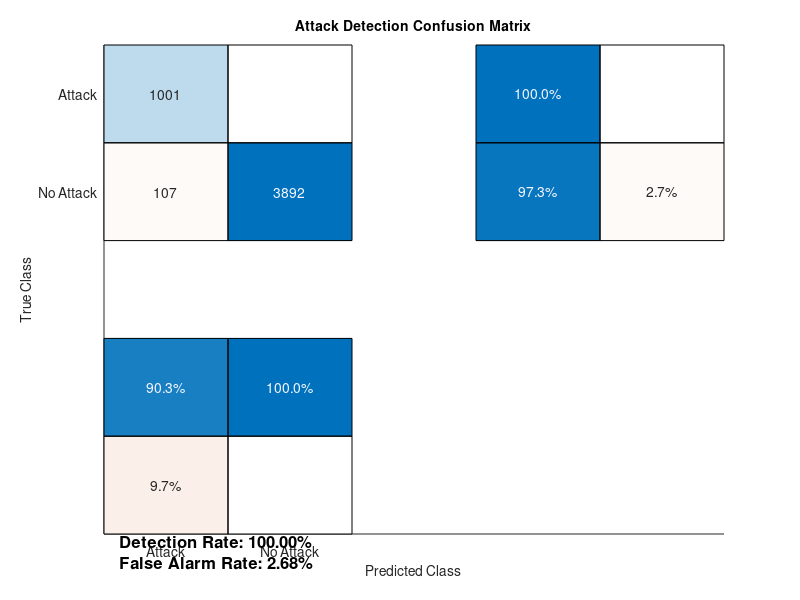
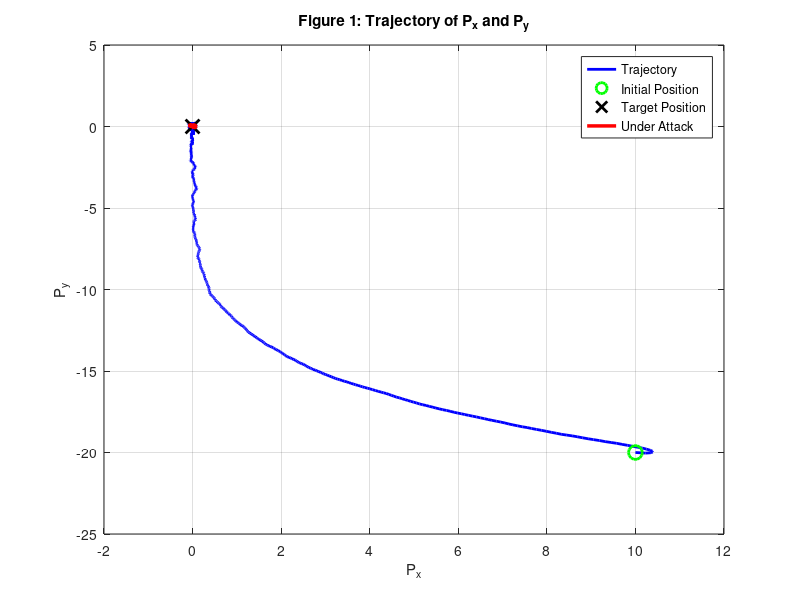
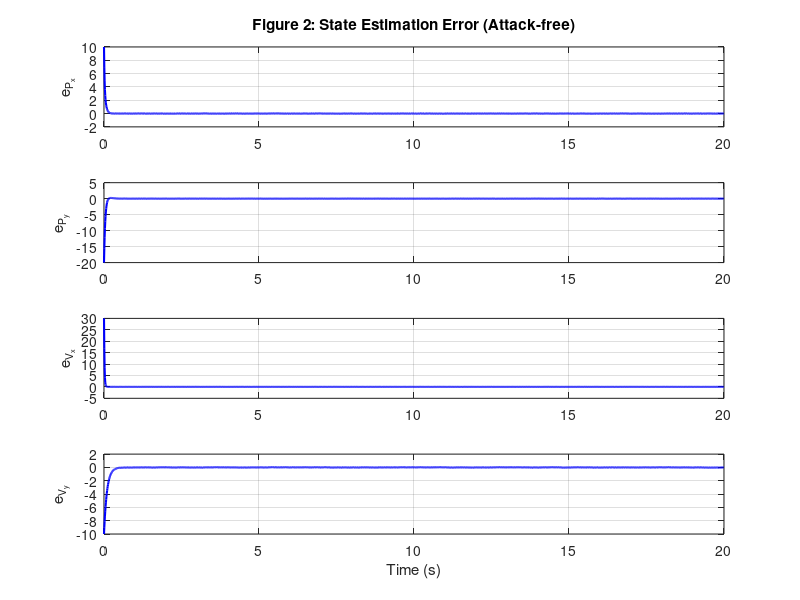
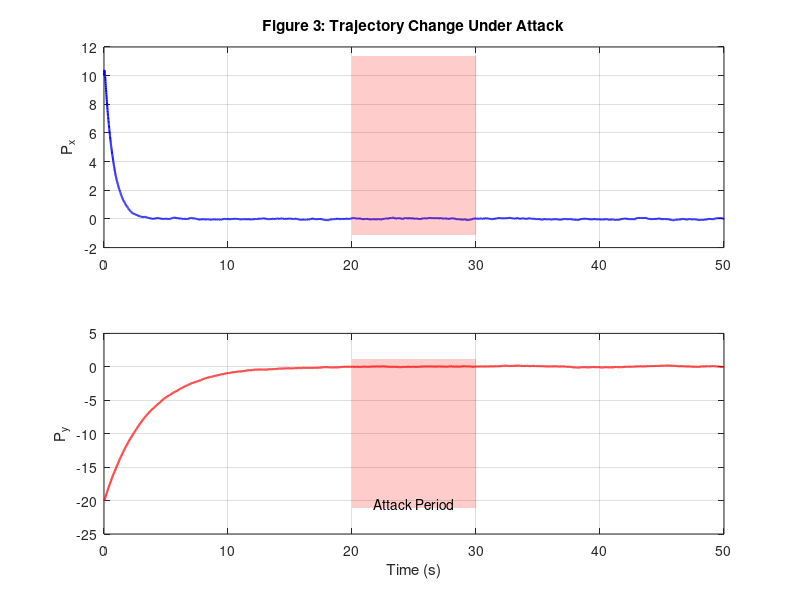

Write MATLAB code to recreate these figures, in order.
%% Proactive Attack Detection Scheme for Cyber-Physical Systems
% This code implements the numerical example from the paper

% Clear workspace
clear all;
clc;
close all;

%% System Parameters
dt = 0.01;      % Sampling time
gamma = 0.25;   % Damping parameter
T = 50;         % Simulation time
N = T/dt;       % Number of time steps

% State-space matrices (UAS dynamics)
A = [1, 0, (1 - 0.5*dt)*dt, 0;
     0, 1, 0, (1 - 0.5*gamma*dt)*dt;
     0, 0, 1 - gamma*dt, 0;
     0, 0, 0, 1 - gamma*dt];
 
B = [0.5*dt^2, 0;
     0, 0.5*dt^2;
     dt, 0;
     0, dt];
 
C = eye(4);     % Output matrix
 
% Controller and observer gains (given)
K = [40.0400, 0, 29.5498, 0;
     0, 20.2002, 0, 68.7490];
 
L = [0.2000, 0, 0.0499, 0;
     0, 0.2000, 0, 0.0499;
     0, 0, 0.4975, 0;
     0, 0, 0, 0.0975];

% Initial state and bounds
x_0 = [10; -20; 30; -10];    % Initial state [P_x; P_y; V_x; V_y]
x_hat_0 = zeros(4,1);         % Initial state estimate
e_0 = x_0 - x_hat_0;          % Initial estimation error

% Noise bounds
delta = 0.01;   % Process noise bound
epsilon = 0.01; % Measurement noise bound

%% Nonlinear Transformation and MTD Parameters
% Using a hyperbolic tangent function for nonlinear transformation
% f(x) = tanh(alpha*x)
alpha = 0.1;  % Parameter for nonlinear transformation (reduced to avoid extreme values)

% Define the nonlinear transformation function and its inverse
f = @(x) tanh(alpha*x);
f_inv = @(x) atanh(max(min(x, 0.99), -0.99))/alpha; % The inverse of tanh is arctanh

% Moving Target Defense parameters
% Time-varying diagonal matrix Γ_k
% Using values between 1.5 and 2.0 for more stable computation
vartheta_min = 1.5;
vartheta_max = 2.0;

%% Attack Parameters
attack_start = 20/dt;     % Attack starts at t = 20s
attack_end = 30/dt;       % Attack ends at t = 30s
attack_magnitude = 0.5;   % Reduced attack magnitude for stability

% Detection threshold calculation
% Based on expected noise levels and system dynamics
r_threshold = 5*epsilon;  % Increased threshold for better detection accuracy

%% Initialize arrays for storage
x = zeros(4, N+1);        % System states
x_hat = zeros(4, N+1);    % State estimates
y = zeros(4, N+1);        % Measurements
y_prime = zeros(4, N+1);  % Transformed measurements
yM = zeros(4, N+1);       % Moving target outputs
y_bar = zeros(4, N+1);    % Restored measurements
r_a = zeros(4, N+1);      % Residuals
e = zeros(4, N+1);        % Estimation errors
attack_flag = zeros(1, N+1); % Attack detection flag
true_attack_status = zeros(1, N+1); % Ground truth for attack presence
Gamma_k_values = zeros(4, N+1); % Store Gamma_k diagonal values
attacks = zeros(4, N+1);   % Store attacks applied

% Set initial values
x(:,1) = x_0;
x_hat(:,1) = x_hat_0;
e(:,1) = e_0;

%% Control Input (for trajectory to converge to origin)
u = zeros(2, N);

%% Main Simulation Loop
for k = 1:N
    % Generate bounded noise
    omega_k = (2*rand(4,1)-1) * delta;    % Process noise
    v_k = (2*rand(4,1)-1) * epsilon;      % Measurement noise
    
    % Compute control input to drive system to origin
    u(:,k) = -K * x(:,k);
    
    % True system state update with control input
    x(:,k+1) = A * x(:,k) + B * u(:,k) + omega_k;
    
    % Measurement from sensors
    y(:,k) = C * x(:,k) + v_k;
    
    % Create the Gamma_k matrix for this time step
    Gamma_k_values(:,k) = vartheta_min + (vartheta_max - vartheta_min) * rand(4,1);
    Gamma_k = diag(Gamma_k_values(:,k));
    
    % Apply nonlinear transformation
    y_prime(:,k) = f(y(:,k));
    
    % Apply moving target defense
    yM(:,k) = Gamma_k * y_prime(:,k);
    
    % Apply FDI attack if in attack interval
    attacks(:,k) = zeros(4,1);
    if k >= attack_start && k <= attack_end
        % Attack model: additive attack on the transformed measurements
        attacks(:,k) = attack_magnitude * ones(4,1);
        true_attack_status(k) = 1; % Ground truth - attack is present
    else
        true_attack_status(k) = 0; % Ground truth - no attack
    end
    ya_k = yM(:,k) + attacks(:,k);
    
    % Restore original measurement (attack will be transformed too)
    y_tilda_k = Gamma_k \ ya_k;
    
    % Apply inverse transformation with saturation to avoid numerical issues
    y_bar(:,k) = f_inv(y_tilda_k);
    
    % State estimation
    x_hat(:,k+1) = A * x_hat(:,k) + B * u(:,k) + L * (y_bar(:,k) - C * x_hat(:,k));
    
    % Compute estimation error
    e(:,k+1) = x(:,k+1) - x_hat(:,k+1);
    
    % Compute residual for attack detection
    r_a(:,k) = y_bar(:,k) - C * x_hat(:,k);
    
    % Attack detection logic
    if norm(r_a(:,k)) > r_threshold
        attack_flag(k) = 1;  % Attack detected
    else
        attack_flag(k) = 0;  % No attack
    end
end

%% Calculate Detection Performance Metrics
% Note: We exclude k=N+1 since there's no detection for it
true_attack_status = true_attack_status(1:N); % Ground truth for attack presence
attack_flag = attack_flag(1:N); % Detection results

% True Positives: Attack present and detected
TP = sum(true_attack_status == 1 & attack_flag == 1);

% False Negatives: Attack present but not detected
FN = sum(true_attack_status == 1 & attack_flag == 0);

% False Positives: No attack but detection triggered
FP = sum(true_attack_status == 0 & attack_flag == 1);

% True Negatives: No attack and no detection
TN = sum(true_attack_status == 0 & attack_flag == 0);

% Detection Rate (True Positive Rate, Sensitivity, Recall) in percentage
DR_pct = 100 * TP / (TP + FN);

% False Alarm Rate (False Positive Rate) in percentage
FAR_pct = 100 * FP / (FP + TN);

% Display metrics
fprintf('\n===== Detection Performance Metrics =====\n');
fprintf('Detection Rate: %.2f%%\n', DR_pct);
fprintf('False Alarm Rate: %.2f%%\n', FAR_pct);
fprintf('Number of True Positives: %d\n', TP);
fprintf('Number of False Negatives: %d\n', FN);
fprintf('Number of False Positives: %d\n', FP);
fprintf('Number of True Negatives: %d\n', TN);
fprintf('=======================================\n\n');

%% Create confusion matrix visualization
figure;
cm = confusionchart([TN, FP; FN, TP], {'No Attack', 'Attack'});
cm.Title = 'Attack Detection Confusion Matrix';
cm.RowSummary = 'row-normalized';
cm.ColumnSummary = 'column-normalized';

%% Create a text box with metrics on the confusion matrix
annotation('textbox', [0.15, 0.05, 0.7, 0.1], ...
    'String', {sprintf('Detection Rate: %.2f%%', DR_pct), ...
               sprintf('False Alarm Rate: %.2f%%', FAR_pct)}, ...
    'EdgeColor', 'none', ...
    'HorizontalAlignment', 'center', ...
    'FontSize', 12, ...
    'FontWeight', 'bold');

%% Plotting Results
time = (0:N)*dt;

% Figure 1: Trajectory of P_x and P_y (entire trajectory)
figure;
plot(x(1,:), x(2,:), 'b-', 'LineWidth', 2);
hold on;
plot(x(1,1), x(2,1), 'go', 'MarkerSize', 10, 'LineWidth', 2);  % Initial point
plot(0, 0, 'kx', 'MarkerSize', 10, 'LineWidth', 2);  % Target point

% Mark attack period with different color
attack_indices = attack_start:attack_end;
plot(x(1,attack_indices), x(2,attack_indices), 'r-', 'LineWidth', 2.5);

title('Figure 1: Trajectory of P_x and P_y');
xlabel('P_x');
ylabel('P_y');
legend('Trajectory', 'Initial Position', 'Target Position', 'Under Attack');
grid on;

% Figure 2: State estimation error (attack-free)
figure;
subplot(4,1,1);
plot(time(1:attack_start), e(1,1:attack_start), 'b-', 'LineWidth', 1.5);
title('Figure 2: State Estimation Error (Attack-free)');
ylabel('e_{P_x}');
grid on;

subplot(4,1,2);
plot(time(1:attack_start), e(2,1:attack_start), 'b-', 'LineWidth', 1.5);
ylabel('e_{P_y}');
grid on;

subplot(4,1,3);
plot(time(1:attack_start), e(3,1:attack_start), 'b-', 'LineWidth', 1.5);
ylabel('e_{V_x}');
grid on;

subplot(4,1,4);
plot(time(1:attack_start), e(4,1:attack_start), 'b-', 'LineWidth', 1.5);
ylabel('e_{V_y}');
xlabel('Time (s)');
grid on;

% Figure 3: Trajectory change under attack (position vs. time)
figure;
subplot(2,1,1);
plot(time, x(1,:), 'b-', 'LineWidth', 1.5);
title('Figure 3: Trajectory Change Under Attack');
ylabel('P_x');
grid on;

% Add shaded region for attack period
attack_region_x = [time(attack_start), time(attack_end), time(attack_end), time(attack_start)];
attack_region_y = [min(x(1,:))-1, min(x(1,:))-1, max(x(1,:))+1, max(x(1,:))+1];
hold on;
patch(attack_region_x, attack_region_y, 'red', 'FaceAlpha', 0.2, 'EdgeColor', 'none');

subplot(2,1,2);
plot(time, x(2,:), 'r-', 'LineWidth', 1.5);
ylabel('P_y');
xlabel('Time (s)');
grid on;

% Add shaded region for attack period
attack_region_x = [time(attack_start), time(attack_end), time(attack_end), time(attack_start)];
attack_region_y = [min(x(2,:))-1, min(x(2,:))-1, max(x(2,:))+1, max(x(2,:))+1];
hold on;
patch(attack_region_x, attack_region_y, 'red', 'FaceAlpha', 0.2, 'EdgeColor', 'none');
text((time(attack_start) + time(attack_end))/2, min(x(2,:))-0.5, 'Attack Period', 'HorizontalAlignment', 'center');

% Figure 4: Estimation error during attack
figure;
subplot(4,1,1);
plot(time, e(1,:), 'b-', 'LineWidth', 1.5);
title('Figure 4: Estimation Error During Attack');
ylabel('e_{P_x}');
grid on;

subplot(4,1,2);
plot(time, e(2,:), 'b-', 'LineWidth', 1.5);
ylabel('e_{P_y}');
grid on;

subplot(4,1,3);
plot(time, e(3,:), 'b-', 'LineWidth', 1.5);
ylabel('e_{V_x}');
grid on;

subplot(4,1,4);
plot(time, e(4,:), 'b-', 'LineWidth', 1.5);
ylabel('e_{V_y}');
xlabel('Time (s)');
grid on;

% Add shaded regions for attack period across all subplots
for i = 1:4
    subplot(4,1,i);
    attack_region_x = [time(attack_start), time(attack_end), time(attack_end), time(attack_start)];
    attack_region_y = [min(e(i,:))-0.5, min(e(i,:))-0.5, max(e(i,:))+0.5, max(e(i,:))+0.5];
    hold on;
    patch(attack_region_x, attack_region_y, 'red', 'FaceAlpha', 0.2, 'EdgeColor', 'none');
end

% Figure 5: Attack detection results with metrics
figure;
subplot(2,1,1);
stem(time(1:N), true_attack_status, 'filled', 'LineWidth', 1.5);
title(sprintf('Attack Detection Results (DR: %.2f%%, FAR: %.2f%%)', DR_pct, FAR_pct));
ylabel('True Attack Status');
ylim([-0.1, 1.1]);
yticks([0 1]);
yticklabels({'No Attack', 'Attack Present'});
grid on;

subplot(2,1,2);
stem(time(1:N), attack_flag, 'filled', 'LineWidth', 1.5);
ylabel('Attack Flag');
xlabel('Time (s)');
ylim([-0.1, 1.1]);
yticks([0 1]);
yticklabels({'No Attack', 'Attack Detected'});
grid on;

% Add shaded region for attack period
hold on;
attack_region_x = [time(attack_start), time(attack_end), time(attack_end), time(attack_start)];
attack_region_y = [-0.1, -0.1, 1.1, 1.1];
patch(attack_region_x, attack_region_y, 'red', 'FaceAlpha', 0.1, 'EdgeColor', 'none');
text((time(attack_start) + time(attack_end))/2, -0.05, 'Actual Attack Period', 'HorizontalAlignment', 'center');

% Figure 6: Residual magnitude compared to threshold
figure;
plot(time(1:N), arrayfun(@(k) norm(r_a(:,k)), 1:N), 'b-', 'LineWidth', 1.5);
hold on;
plot(time(1:N), r_threshold*ones(1,N), 'r--', 'LineWidth', 1.5);
title('Figure 6: Residual Magnitude vs. Detection Threshold');
xlabel('Time (s)');
ylabel('||r_a||');
legend('Residual Magnitude', 'Detection Threshold');
grid on;

% Add shaded region for attack period
attack_region_x = [time(attack_start), time(attack_end), time(attack_end), time(attack_start)];
attack_region_y = [0, 0, max(arrayfun(@(k) norm(r_a(:,k)), 1:N))*1.1, max(arrayfun(@(k) norm(r_a(:,k)), 1:N))*1.1];
hold on;
patch(attack_region_x, attack_region_y, 'red', 'FaceAlpha', 0.1, 'EdgeColor', 'none');